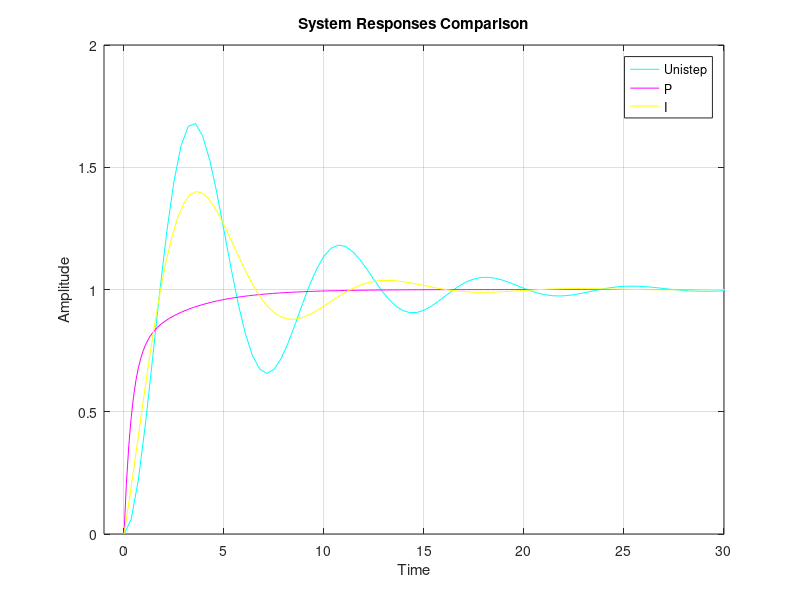
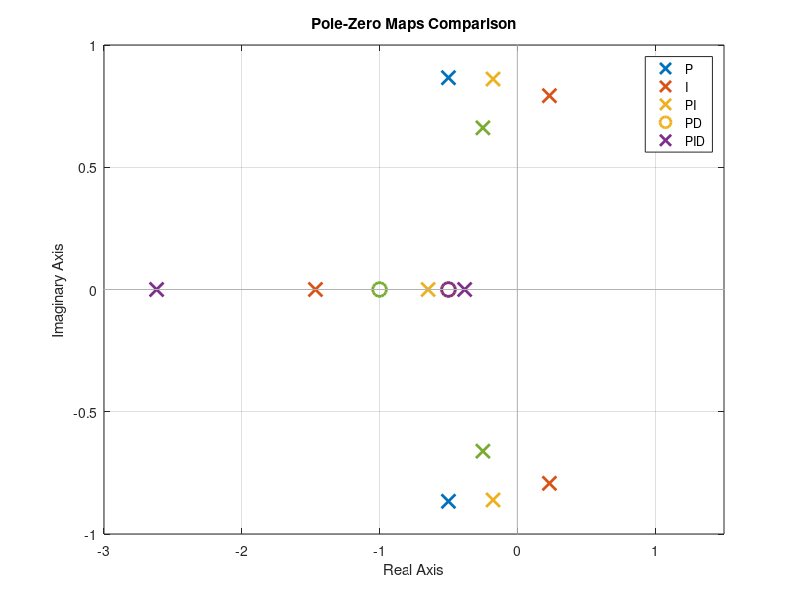
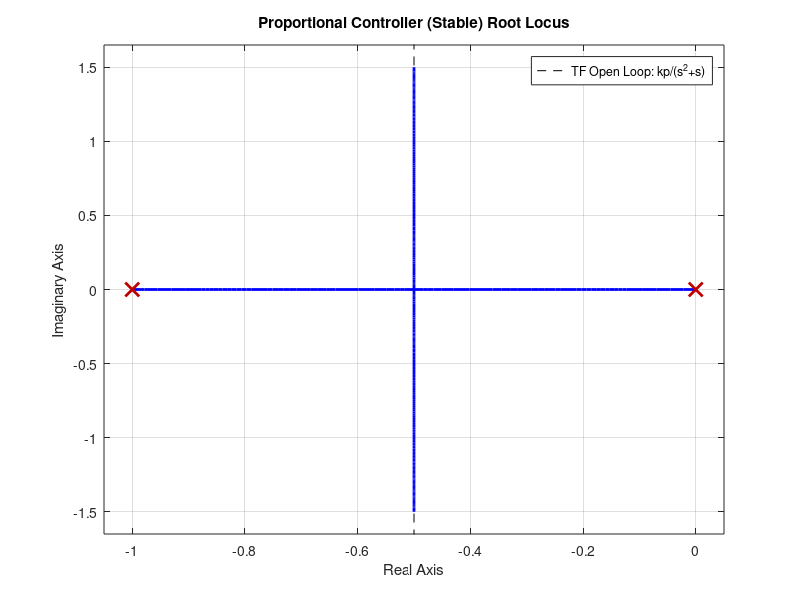
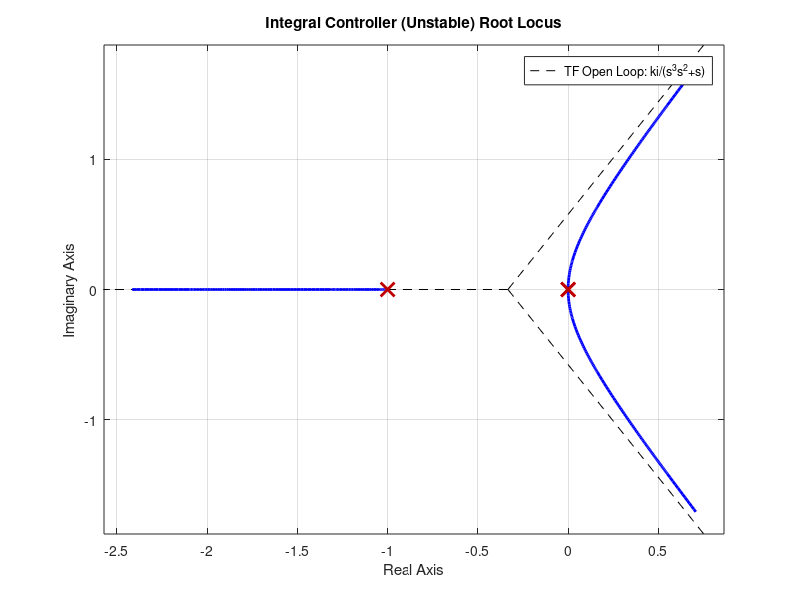

The MATLAB script that drew these images, in order:
% Control Theory
% 11/06/2020
% Nico Antonelli

% --- Controllers Comparison ---


% General Parameters
% TF_plant = 1/s(s+1) = 1/(s^s+s+0)
% Feedback (H) = 1, Every kp = 1
kp = 1;

% Controller 1: Proportional (P)
% TF_P = kp
% TF Closed Loop: kp/(s^2+s+kp)
num = [kp];
den = [1, 1, kp];
TFCL_P = tf(num, den);

% Controller 2: Integral (I)
% TF_I = ki/s, ti = 0.5
% TF Closed Loop: ki/(s^3+s^2+0+ki)
ki = 1;
num = [ki];
den = [1, 1, 0, kp];
TFCL_I = tf(num, den); % Unstable

% Note: Controller only Derivative (D) not used

% Controller 3: Proportional Integral (PI)
% TF_PI = kp+(ki/s), ti = 0.5
% TF Closed Loop: (kps+0.5kp)/(s^3+s^2+kps+0.5kp)
num = [kp, 0.5*kp];
den = [1, 1, kp, 0.5*kp];
TFCL_PI = tf(num, den);

% Controller 4: Proportional Derivative (PD)
% TF_PD = kp+kds, td = 2
% TF Closed Loop: (2kps+kp)/(s^2+(2kp+1)s+kp)
num = [2*kp, kp];
den = [1, (2*kp)+1, kp];
TFCL_PD = tf(num, den);

% Controller 5: Proportional Integral Derivative (PID)
% TF_PID = kp+(ki/s)+kds, ti = 0.5, td = 2
% TF Closed Loop: (kps+kp)/(2s^2+kps+kp)
num = [kp, kp];
den = [2, kp, kp];
TFCL_PID = tf(num, den);

% Unistep
t = (-1:0.01:60);
unistep = t>=0;

% Step Responses
hold on;
plot(t, unistep, '-r');
step(TFCL_P, '-g', TFCL_I, '-b');
step(TFCL_PI, '-c', TFCL_PD, '-m', TFCL_PID, '-y');
hold off;

% Graphs
xlim([-1, 30]);
ylim([0, 2]);
xlabel('Time');
ylabel('Amplitude');
title('System Responses Comparison');
legend('Unistep', 'P', 'I', 'PI', 'PD', 'PID');

% Pole-Zero maps
figure(2);
pzmap(TFCL_P, TFCL_I, TFCL_PI, TFCL_PD, TFCL_PID);
xlim([-3, 1.5]);
ylim([-1, 1]);
legend('P', 'I', 'PI', 'PD', 'PID');
title('Pole-Zero Maps Comparison');

% Root Locus
% Proportional (P) vs Integral (I) Controllers

% TF Open Loop of P Controller: kp/(s^2+s+0)
figure(3);
kp = 1;
num = [kp];
den = [1, 1, 0];
TFOL_P = tf(num, den);
rlocus(TFOL_P);
legend('TF Open Loop: kp/(s^2+s)');
title('Proportional Controller (Stable) Root Locus');

% TF Open Loop of I Controller: ki/(s^3+s^2+0s+0)
figure(4);
ki = 1;
num = [ki];
den = [1, 1, 0, 0];
TFOL_I = tf(num, den);
rlocus(TFOL_I);
legend('TF Open Loop: ki/(s^3s^2+s)')
title('Integral Controller (Unstable) Root Locus');
